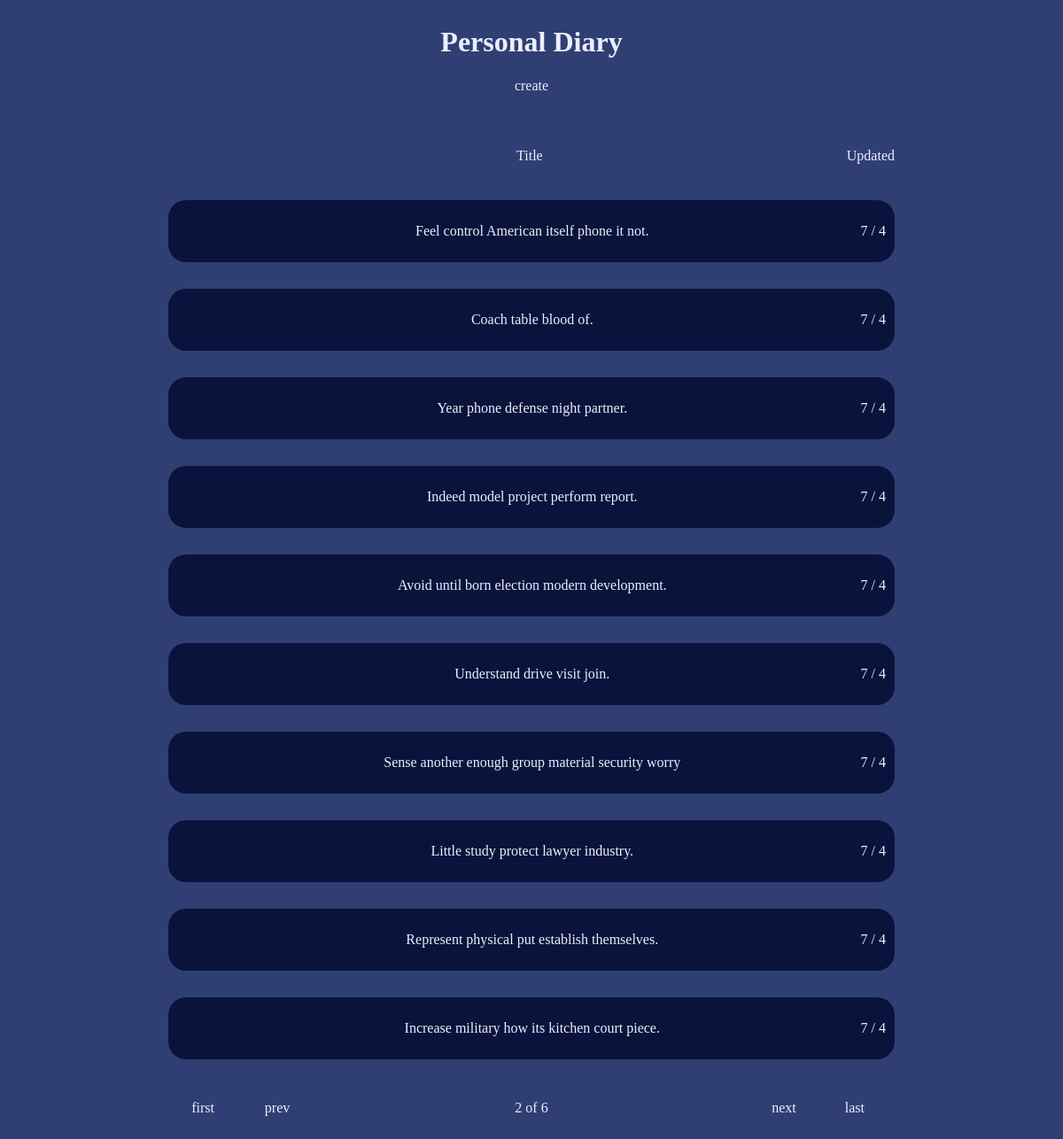
The app's page /posts/?page=2 with its own data.
### posts/models.py (models this page shows, shortened)
class Post(models.Model):
    title = models.CharField(max_length=50)
    content = models.TextField(validators=[MinLengthValidator(10, 'need at least 10 letters.'),
                                        validateSymbols])
    createdAt = models.DateTimeField(verbose_name="Date Created", auto_now_add=True)
    modifiedAt = models.DateTimeField(verbose_name="Date Modified", auto_now=True)

### posts/views.py (the view)
# urls.py: path('posts/', views.PostListView.as_view(), name='post-list'),
class PostListView(ListView):
    model = Post
    ordering = ['-modifiedAt']
    paginate_by = 10
    def get_context_data(self, **kwargs):
        context = super().get_context_data(**kwargs)
        context['today'] = date.today()
        return context

### posts/templates/posts/post_list.html (shortened to what this page needs)
{% extends './base.html' %}
{% load static %}
{% block css%}
<link rel="stylesheet" href={% static 'posts/css/style.css' %}>
{% endblock css%}
{% block header %}
<h1 id="title">Personal Diary</h1>
<a href={% url 'post-create' %}>create</a>
{% endblock header %}
{% block container%}
{% if page_obj.object_list %}
<div class="header">
  <div class="title">
    Title
  </div>
  <div class="updated">
    Updated
  </div>
</div>
{% for post in page_obj.object_list %}
  <a href={% url 'post-detail' post.id %}>
    <div class="contentContainer">
      <div class="title">
        {{post.title}}
      </div>
      <div class="updated">
        {% if post.modifiedAt.day == today.day %}
        {{post.modifiedAt|time:"H:i"}}
        {% else %}
        {{post.modifiedAt.month}} / {{post.modifiedAt.day}}
        {% endif %}
      </div>
    </div>
{% endfor%}
      <div class="paginator">
        {% if page_obj.has_previous %}
          <a href="?page=1" class="first">first</a>
          <a href="?page={{ page_obj.previous_page_number }}" class="prev">prev</a>
        {% else %}
          <div class="first"></div>
          <div class="prev"></div>
        {% endif %}
        <span>
          <p>{{page_obj.number}} of {{page_obj.paginator.num_pages}}</p>
        </span>
        {% if page_obj.has_next %}
          <a href="?page={{page_obj.next_page_number}}" class="next">next</a>
          <a href="?page={{page_obj.paginator.num_pages}}" class="last">last</a>
        {% else %}
          <div class="next"></div>
          <div class="last"></div>
        {% endif %}
      </div>
{% else %}
<div class="blank">
  <p>No Content</p>
</div>
{% endif %} {% endblock container%}

### posts/static/posts/css/style.css (style rules this page uses)
* { color: rgb(235, 238, 255); }
body { background-color: rgb(47 63 115); display: flex; flex-direction: column; align-items: center; }
h1 { text-align: center; }
a { text-decoration: none; }
.header, .contentContainer { background-color: rgb(10 19 59); border-radius: 20px; width: 800px; height: 50px; margin-bottom: 30px; padding: 10px; display: flex; justify-content: space-between; align-items: center; }
.header { background-color: rgb(47 63 115); height: 20px; position: relative; left: 10px; }
.title { margin-left: 30px; text-align: center; flex: 1; }
.paginator { display: flex; justify-content: space-around; align-items: center; }
.paginator > *:not(span) { width: 30px; }
.paginator .next { margin-left: 200px; }
.paginator .prev { margin-right: 200px; }

### records on screen
Post: title "Feel control American itself phone it not.", modifiedAt.month "7", modifiedAt.day "4"
Post: title "Coach table blood of.", modifiedAt.month "7", modifiedAt.day "4"
Post: title "Year phone defense night partner.", modifiedAt.month "7", modifiedAt.day "4"
Post: title "Indeed model project perform report.", modifiedAt.month "7", modifiedAt.day "4"
Post: title "Avoid until born election modern development.", modifiedAt.month "7", modifiedAt.day "4"
Post: title "Understand drive visit join.", modifiedAt.month "7", modifiedAt.day "4"
Post: title "Sense another enough group material security worry", modifiedAt.month "7", modifiedAt.day "4"
Post: title "Little study protect lawyer industry.", modifiedAt.month "7", modifiedAt.day "4"
Post: title "Represent physical put establish themselves.", modifiedAt.month "7", modifiedAt.day "4"
Post: title "Increase military how its kitchen court piece.", modifiedAt.month "7", modifiedAt.day "4"

### other values on screen
{{ page_obj.number }} "2"
{{ page_obj.paginator.num_pages }} "6"
